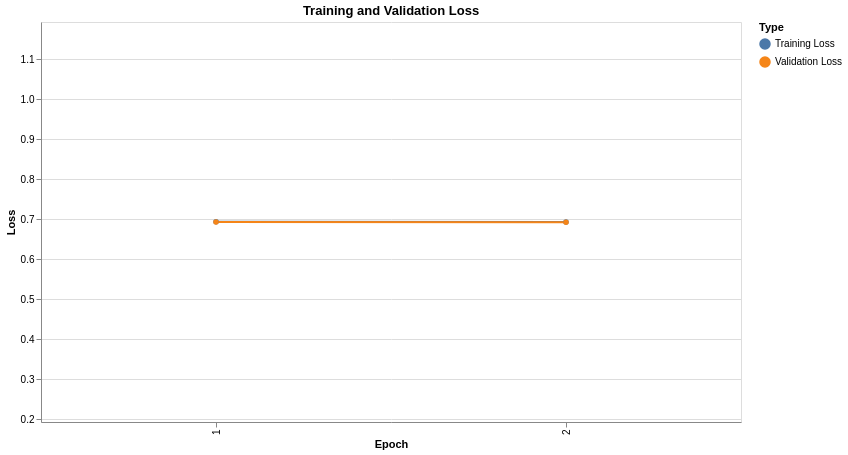

This figure's notebook cell:
### Code cell
# Plotting loss
loss_data = pd.DataFrame({
    'Epoch': loss_dict['epoch'] * 2,
    'Value': loss_dict['train'] + loss_dict['val'],
    'Type': ['Training Loss'] * len(loss_dict['epoch']) + ['Validation Loss'] * len(loss_dict['epoch'])
})

# Calculate the mean value for centering the graph
mean_loss = loss_data['Value'].mean()

# Create loss chart with centered y-axis
loss_chart = alt.Chart(loss_data).mark_line(point=True).encode(
    x=alt.X('Epoch:O', title='Epoch'),
    y=alt.Y('Value:Q', title='Loss', scale=alt.Scale(domain=[mean_loss - 0.5, mean_loss + 0.5])),
    color=alt.Color('Type:N', title='Type'),
    tooltip=['Epoch', 'Value', 'Type']
).properties(
    title="Training and Validation Loss",
    width=700,
    height=400
).interactive()

# Save the plot
loss_chart.save('/kaggle/working/loss_plot_dinoV2.html')

loss_chart.show()

### Figure 1 — Vega-Lite specification as saved in the notebook (floating-point values rounded to 4 significant figures)
{"config": {"view": {"continuousWidth": 300, "continuousHeight": 300}}, "data": {"name": "data-1f91fd5f711972db6c11dc34ac8cc102"}, "mark": {"type": "line", "point": true}, "encoding": {"color": {"field": "Type", "title": "Type", "type": "nominal"}, "tooltip": [{"field": "Epoch", "type": "quantitative"}, {"field": "Value", "type": "quantitative"}, {"field": "Type", "type": "nominal"}], "x": {"field": "Epoch", "title": "Epoch", "type": "ordinal"}, "y": {"field": "Value", "scale": {"domain": [0.1934, 1.193]}, "title": "Loss", "type": "quantitative"}}, "height": 400, "params": [{"name": "param_1", "select": {"type": "interval", "encodings": ["x", "y"]}, "bind": "scales"}], "title": "Training and Validation Loss", "width": 700, "$schema": "https://vega.github.io/schema/vega-lite/v5.20.1.json", "datasets": {"data-1f91fd5f711972db6c11dc34ac8cc102": [{"Epoch": 1, "Value": 0.6942, "Type": "Training Loss"}, {"Epoch": 2, "Value": 0.6932, "Type": "Training Loss"}, {"Epoch": 1, "Value": 0.6934, "Type": "Validation Loss"}, {"Epoch": 2, "Value": 0.6931, "Type": "Validation Loss"}]}}
